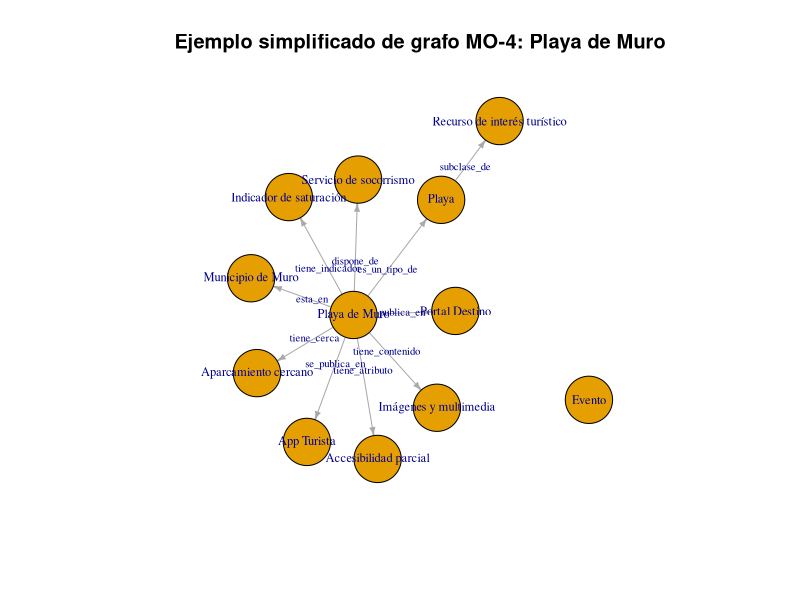
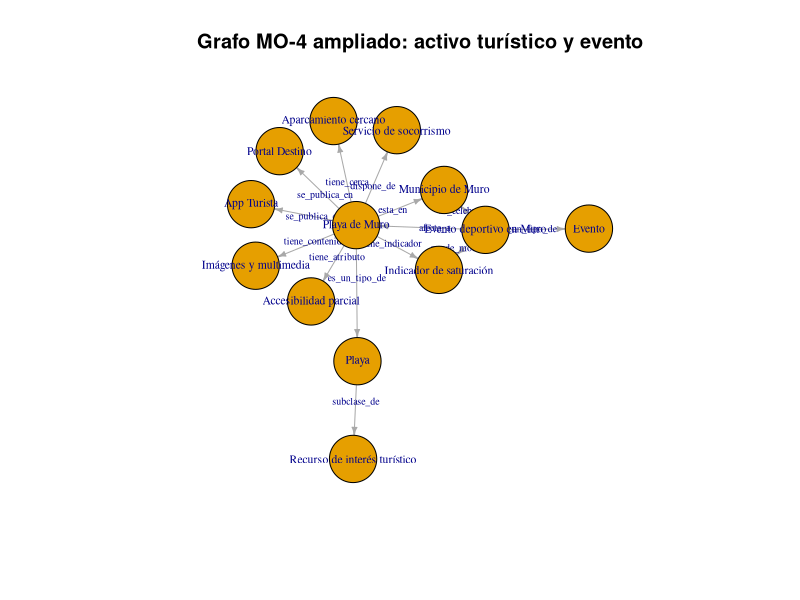

These figures' R source, in order:
## ---- chunk 1
# Configuración general del documento.
# echo = TRUE muestra el código en el anexo.
# warning = FALSE y message = FALSE evitan mensajes innecesarios en la salida.

knitr::opts_chunk$set(
  echo = TRUE,
  warning = FALSE,
  message = FALSE
)
## ---- chunk 2
# Paquetes necesarios para construir y visualizar el grafo.
# Si no están instalados, descomenta las líneas siguientes:

# install.packages("igraph")
# install.packages("tibble")
# install.packages("dplyr")

library(igraph)
library(tibble)
library(dplyr)
## ---- chunk 3
# Tabla de nodos del grafo.
# Cada fila representa una entidad.
#
# El prefijo "seg:" se usa aquí para representar clases inspiradas
# en la Ontología del Turismo de SEGITTUR.
#
# El prefijo "mo4:" se usa para representar entidades concretas
# del catálogo MO-4 de Mallorca.
#
# Esto es solo una convención didáctica para el ejemplo.

nodes <- tribble(
  ~id,                         ~label,                         ~tipo,
  "seg:RecursoTuristico",      "Recurso de interés turístico", "Clase ontológica",
  "seg:Playa",                 "Playa",                        "Clase ontológica",
  "seg:Evento",                "Evento",                       "Clase ontológica",
  "mo4:PlayaDeMuro",           "Playa de Muro",                "Activo MO-4",
  "mo4:MunicipioMuro",         "Municipio de Muro",            "Territorio",
  "mo4:Socorrismo",            "Servicio de socorrismo",       "Servicio público",
  "mo4:Aparcamiento",          "Aparcamiento cercano",         "Servicio",
  "mo4:Accesibilidad",         "Accesibilidad parcial",        "Atributo",
  "mo4:Imagenes",              "Imágenes y multimedia",        "Contenido",
  "mo4:AppTurista",            "App Turista",                  "Canal digital",
  "mo4:PortalDestino",         "Portal Destino",               "Canal digital",
  "mo4:IndicadorSaturacion",   "Indicador de saturación",      "Indicador"
)

nodes
## ---- chunk 4
# Tabla de relaciones del grafo.
# Cada fila representa una conexión entre dos entidades.
#
# En RDF esto se expresaría como triples.
# Aquí lo representamos mediante una tabla sencilla
# para facilitar su comprensión y análisis en R.

edges <- tribble(
  ~from,                 ~to,                         ~relacion,
  "seg:Playa",           "seg:RecursoTuristico",      "subclase_de",
  "mo4:PlayaDeMuro",     "seg:Playa",                 "es_un_tipo_de",
  "mo4:PlayaDeMuro",     "mo4:MunicipioMuro",         "esta_en",
  "mo4:PlayaDeMuro",     "mo4:Socorrismo",            "dispone_de",
  "mo4:PlayaDeMuro",     "mo4:Aparcamiento",          "tiene_cerca",
  "mo4:PlayaDeMuro",     "mo4:Accesibilidad",         "tiene_atributo",
  "mo4:PlayaDeMuro",     "mo4:Imagenes",              "tiene_contenido",
  "mo4:PlayaDeMuro",     "mo4:AppTurista",            "se_publica_en",
  "mo4:PlayaDeMuro",     "mo4:PortalDestino",         "se_publica_en",
  "mo4:PlayaDeMuro",     "mo4:IndicadorSaturacion",   "tiene_indicador"
)

edges
## ---- chunk 5
# Construcción del grafo a partir de las tablas anteriores.

g <- graph_from_data_frame(
  d = edges,
  vertices = nodes,
  directed = TRUE
)

g
## ---- chunk 6
# Visualización básica del grafo.
# Es una visualización didáctica, no un diseño final de interfaz.

set.seed(123)

plot(
  g,
  vertex.label = V(g)$label,
  vertex.size = 28,
  vertex.label.cex = 0.75,
  edge.arrow.size = 0.4,
  edge.label = E(g)$relacion,
  edge.label.cex = 0.65,
  main = "Ejemplo simplificado de grafo MO-4: Playa de Muro"
)
## ---- chunk 7
# Relaciones directas del activo Playa de Muro.

relaciones_playa <- edges %>%
  filter(from == "mo4:PlayaDeMuro") %>%
  left_join(nodes, by = c("to" = "id")) %>%
  select(
    activo = from,
    relacion,
    entidad_relacionada = label,
    tipo_entidad = tipo
  )

relaciones_playa
## ---- chunk 8
# Vecinos directos de Playa de Muro.
# mode = "out" indica que buscamos relaciones que salen desde Playa de Muro.

vecinos <- neighbors(
  graph = g,
  v = "mo4:PlayaDeMuro",
  mode = "out"
)

V(g)[vecinos]$label
## ---- chunk 9
# Grado de salida: número de relaciones que salen de cada nodo.
# En este ejemplo, Playa de Muro tendrá muchas relaciones porque es el activo central.

grado_salida <- tibble(
  id = V(g)$name,
  label = V(g)$label,
  tipo = V(g)$tipo,
  grado_salida = degree(g, mode = "out")
) %>%
  arrange(desc(grado_salida))

grado_salida
## ---- chunk 10
# Definimos las relaciones mínimas esperadas para un activo turístico.
# Esto es un ejemplo simplificado.
# En una implementación real podrían usarse reglas SHACL sobre RDF.

relaciones_minimas <- c(
  "es_un_tipo_de",
  "esta_en",
  "se_publica_en"
)

# Extraemos las relaciones disponibles para Playa de Muro.

relaciones_disponibles <- edges %>%
  filter(from == "mo4:PlayaDeMuro") %>%
  pull(relacion)

# Comprobamos qué relaciones mínimas faltan.

relaciones_faltantes <- setdiff(
  relaciones_minimas,
  relaciones_disponibles
)

if (length(relaciones_faltantes) == 0) {
  print("El activo cumple las relaciones mínimas del ejemplo.")
} else {
  print("Faltan relaciones mínimas:")
  print(relaciones_faltantes)
}
## ---- chunk 11
# Nuevo nodo: evento turístico o cultural.

nuevo_nodo <- tribble(
  ~id,                         ~label,                         ~tipo,
  "mo4:EventoDeportivoMuro",   "Evento deportivo en Muro",     "Evento MO-4"
)

# Nuevas relaciones.

nuevas_relaciones <- tribble(
  ~from,                        ~to,                         ~relacion,
  "mo4:EventoDeportivoMuro",    "seg:Evento",                "es_un_tipo_de",
  "mo4:EventoDeportivoMuro",    "mo4:MunicipioMuro",         "se_celebra_en",
  "mo4:EventoDeportivoMuro",    "mo4:PlayaDeMuro",           "afecta_a",
  "mo4:EventoDeportivoMuro",    "mo4:IndicadorSaturacion",   "puede_modificar"
)

# Combinamos nodos y relaciones.

nodes_2 <- bind_rows(nodes, nuevo_nodo)
edges_2 <- bind_rows(edges, nuevas_relaciones)

# Reconstruimos el grafo ampliado.

g2 <- graph_from_data_frame(
  d = edges_2,
  vertices = nodes_2,
  directed = TRUE
)

plot(
  g2,
  vertex.label = V(g2)$label,
  vertex.size = 28,
  vertex.label.cex = 0.7,
  edge.arrow.size = 0.4,
  edge.label = E(g2)$relacion,
  edge.label.cex = 0.6,
  main = "Grafo MO-4 ampliado: activo turístico y evento"
)
## ---- chunk 12
relaciones_evento <- edges_2 %>%
  filter(from == "mo4:EventoDeportivoMuro") %>%
  left_join(nodes_2, by = c("to" = "id")) %>%
  select(
    evento = from,
    relacion,
    entidad_relacionada = label,
    tipo_entidad = tipo
  )

relaciones_evento
## ---- chunk 13
lectura_actores <- tribble(
  ~actor, ~lectura_del_grafo,
  "T2C / equipo técnico",
  "Permite diseñar datos estructurados, identificadores, clases, propiedades, APIs, validaciones e integraciones con CMS o servicios comunes.",
  "Universidad / computación estadística",
  "Permite analizar relaciones, calidad del dato, cobertura territorial, activos poco documentados, indicadores de saturación y modelos predictivos.",
  "Economistas de turismo",
  "Permite interpretar el activo como parte de la oferta turística, conectado con movilidad, gasto, alojamiento, eventos, presión territorial y experiencia del visitante.",
  "Fundació / Consell / técnicos públicos",
  "Permite gobernar mejor el catálogo: saber qué existe, qué falta, quién mantiene cada dato, qué se publica y qué decisiones pueden justificarse.",
  "Sector turístico",
  "Permite reutilizar información fiable para productos, recomendaciones, rutas, paquetes, servicios y atención al visitante."
)

lectura_actores
